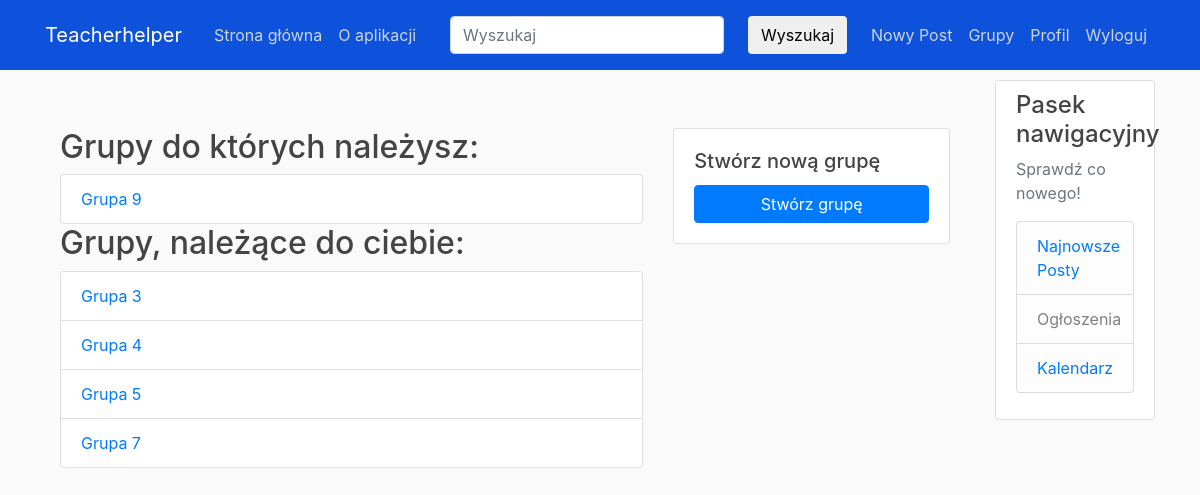
Screenshot of /groups/ (signed in) with the database file from the repository.
### users/models.py (models this page shows, shortened)
class Group(models.Model):
    name = models.CharField(max_length=100, unique=True)
    description = models.TextField(blank=True)
    members = models.ManyToManyField(User, related_name='custom_groups')  # Zmiana related_name
    owner = models.ForeignKey(User, on_delete=models.CASCADE, related_name='owned_groups')

### users/views.py (the view)
# urls.py: path('groups/', user_views.group_list, name='group_list'),
@login_required
def group_list(request):
    user = request.user
    user_groups = Group.objects.filter(members=user)
    owned_groups = Group.objects.filter(owner=user)
    all_groups = user_groups.union(owned_groups)  # Połączenie grup, których użytkownik jest członkiem i właścicielem
    return render(request, 'users/group_list.html', {'user_groups': user_groups, 'owned_groups': owned_groups, 'all_groups': all_groups})

### users/templates/users/group_list.html (shortened to what this page needs)
{% extends "blog/base.html" %}
{% block content %}
    <div class="container mt-5">
        <div class="row">
            <div class="col-md-8">
                {% if user_groups %}
                    <h2>Grupy do których należysz:</h2>
                    <ul class="list-group">
                        {% for group in user_groups %}
                            <li class="list-group-item"><a href="{% url 'group_detail' group.id %}">{{ group.name }}</a></li>
                        {% endfor %}
                    </ul>
                {% endif %}
                {% if owned_groups %}
                    <h2>Grupy, należące do ciebie:</h2>
                    <ul class="list-group">
                        {% for group in owned_groups %}
                            <li class="list-group-item"><a href="{% url 'group_detail' group.id %}">{{ group.name }}</a></li>
                        {% endfor %}
                    </ul>
                {% endif %}
            </div>
            <div class="col-md-4">
                <div class="card">
                    <div class="card-body">
                        <h5 class="card-title">Stwórz nową grupę</h5>
                        <a href="{% url 'create_group' %}" class="btn btn-primary btn-block">Stwórz grupę</a>
                    </div>
                </div>
            </div>
        </div>
    </div>
{% endblock %}

### blog/static/blog/main.css (style rules this page uses)
body { background: #fafafa; color: #333333; margin-top: 5rem; }
h1, h2, h3, h4, h5, h6 { color: #444444; }
ul { margin: 0; }

### rows the page displays
Group: name "Grupa 9"
Group: name "Grupa 3"
Group: name "Grupa 4"
Group: name "Grupa 5"
Group: name "Grupa 7"
